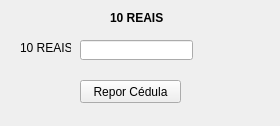
<?xml version="1.0" encoding="UTF-8"?>
<ui version="4.0">
 <class>MainWindow</class>
 <widget class="QMainWindow" name="MainWindow">
  <property name="geometry">
   <rect>
    <x>0</x>
    <y>0</y>
    <width>280</width>
    <height>126</height>
   </rect>
  </property>
  <property name="windowTitle">
   <string>CedulasDe10</string>
  </property>
  <widget class="QWidget" name="centralwidget">
   <widget class="QLabel" name="lb_10reais">
    <property name="geometry">
     <rect>
      <x>20</x>
      <y>40</y>
      <width>51</width>
      <height>16</height>
     </rect>
    </property>
    <property name="text">
     <string>10 REAIS</string>
    </property>
   </widget>
   <widget class="QLineEdit" name="le_repor10">
    <property name="geometry">
     <rect>
      <x>80</x>
      <y>40</y>
      <width>113</width>
      <height>20</height>
     </rect>
    </property>
   </widget>
   <widget class="QPushButton" name="pb_addCedula">
    <property name="geometry">
     <rect>
      <x>80</x>
      <y>80</y>
      <width>101</width>
      <height>23</height>
     </rect>
    </property>
    <property name="text">
     <string>Repor Cédula</string>
    </property>
   </widget>
   <widget class="QLabel" name="lb_cedulasDisponiveis">
    <property name="geometry">
     <rect>
      <x>110</x>
      <y>10</y>
      <width>61</width>
      <height>16</height>
     </rect>
    </property>
    <property name="font">
     <font>
      <pointsize>9</pointsize>
      <weight>75</weight>
      <bold>true</bold>
     </font>
    </property>
    <property name="text">
     <string>10 REAIS</string>
    </property>
   </widget>
  </widget>
 </widget>
 <resources/>
 <connections/>
</ui>
